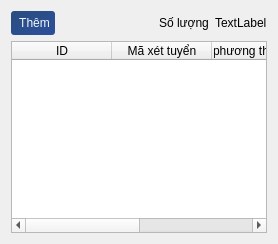
            <widget class="QWidget" name="kvut_page">
             <layout class="QVBoxLayout" name="verticalLayout_13">
              <item>
               <layout class="QHBoxLayout" name="_10">
                <item>
                 <widget class="QPushButton" name="add_kvut_button">
                  <property name="styleSheet">
                   <string notr="true">QPushButton {
	border-radius: 3px;
	padding: 5px;
    background-color: qlineargradient(spread:pad, x1:0, y1:0, x2:1, y2:1, stop:0.00473934 rgba(14, 56, 110, 224), stop:1 rgba(18, 56, 145, 224));
    color: rgb(240, 248, 255);
}

QPushButton:hover{
    background-color: qlineargradient(spread:pad, x1:0, y1:0, x2:1, y2:1, stop:0.00473934 rgba(21, 83, 162, 224), stop:1 rgba(46, 86, 179, 224));
}</string>
                  </property>
                  <property name="text">
                   <string> Thêm</string>
                  </property>
                  <property name="icon">
                   <iconset resource="assets.qrc">
                    <normaloff>:/assets/images/plus-100.png</normaloff>:/assets/images/plus-100.png</iconset>
                  </property>
                  <property name="iconSize">
                   <size>
                    <width>16</width>
                    <height>16</height>
                   </size>
                  </property>
                 </widget>
                </item>
                <item>
                 <spacer name="horizontalSpacer_11">
                  <property name="orientation">
                   <enum>Qt::Orientation::Horizontal</enum>
                  </property>
                  <property name="sizeHint" stdset="0">
                   <size>
                    <width>40</width>
                    <height>20</height>
                   </size>
                  </property>
                 </spacer>
                </item>
                <item>
                 <widget class="QLabel" name="label_12">
                  <property name="text">
                   <string>Số lượng</string>
                  </property>
                 </widget>
                </item>
                <item>
                 <widget class="QLabel" name="kvut_size">
                  <property name="text">
                   <string>TextLabel</string>
                  </property>
                 </widget>
                </item>
               </layout>
              </item>
              <item>
               <widget class="QTableWidget" name="kvut_table">
                <property name="contextMenuPolicy">
                 <enum>Qt::ContextMenuPolicy::CustomContextMenu</enum>
                </property>
                <property name="editTriggers">
                 <set>QAbstractItemView::EditTrigger::NoEditTriggers</set>
                </property>
                <property name="selectionBehavior">
                 <enum>QAbstractItemView::SelectionBehavior::SelectRows</enum>
                </property>
                <property name="sortingEnabled">
                 <bool>false</bool>
                </property>
                <attribute name="horizontalHeaderStretchLastSection">
                 <bool>true</bool>
                </attribute>
                <attribute name="verticalHeaderVisible">
                 <bool>false</bool>
                </attribute>
                <column>
                 <property name="text">
                  <string>ID</string>
                 </property>
                </column>
                <column>
                 <property name="text">
                  <string>Mã xét tuyển</string>
                 </property>
                </column>
                <column>
                 <property name="text">
                  <string>Tên phương thức xét tuyển</string>
                 </property>
                </column>
                <column>
                 <property name="text">
                  <string>Mô tả</string>
                 </property>
                </column>
               </widget>
              </item>
             </layout>
            </widget>
